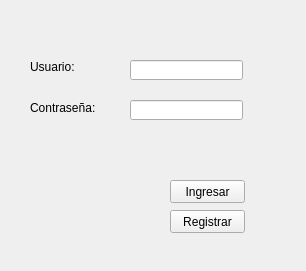
<?xml version="1.0" encoding="UTF-8"?>
<ui version="4.0">
 <class>MainWindow</class>
 <widget class="QMainWindow" name="MainWindow">
  <property name="geometry">
   <rect>
    <x>0</x>
    <y>0</y>
    <width>306</width>
    <height>271</height>
   </rect>
  </property>
  <property name="windowTitle">
   <string>Ventana Ingreso</string>
  </property>
  <widget class="QWidget" name="centralwidget">
   <widget class="QPushButton" name="boton_ingresar">
    <property name="geometry">
     <rect>
      <x>170</x>
      <y>180</y>
      <width>75</width>
      <height>23</height>
     </rect>
    </property>
    <property name="text">
     <string>Ingresar</string>
    </property>
   </widget>
   <widget class="QLineEdit" name="campo_usuario">
    <property name="geometry">
     <rect>
      <x>130</x>
      <y>60</y>
      <width>113</width>
      <height>20</height>
     </rect>
    </property>
   </widget>
   <widget class="QLineEdit" name="campo_password">
    <property name="geometry">
     <rect>
      <x>130</x>
      <y>100</y>
      <width>113</width>
      <height>20</height>
     </rect>
    </property>
   </widget>
   <widget class="QLabel" name="usu">
    <property name="geometry">
     <rect>
      <x>30</x>
      <y>60</y>
      <width>46</width>
      <height>13</height>
     </rect>
    </property>
    <property name="text">
     <string>Usuario:</string>
    </property>
   </widget>
   <widget class="QLabel" name="c">
    <property name="geometry">
     <rect>
      <x>30</x>
      <y>100</y>
      <width>71</width>
      <height>16</height>
     </rect>
    </property>
    <property name="text">
     <string>Contraseña:</string>
    </property>
   </widget>
   <widget class="QPushButton" name="registrar">
    <property name="geometry">
     <rect>
      <x>170</x>
      <y>210</y>
      <width>75</width>
      <height>23</height>
     </rect>
    </property>
    <property name="text">
     <string>Registrar</string>
    </property>
   </widget>
  </widget>
 </widget>
 <resources/>
 <connections/>
</ui>
